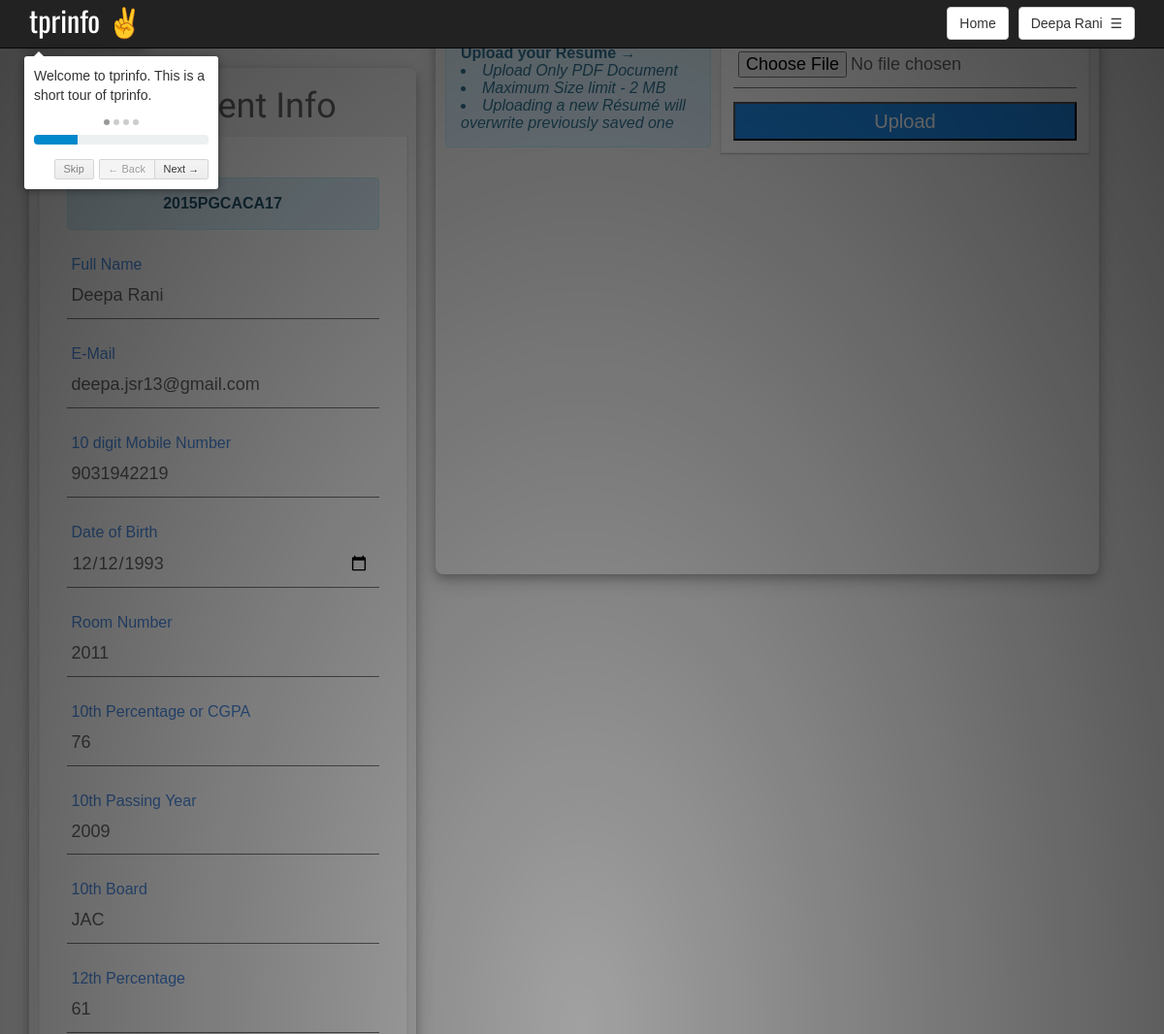
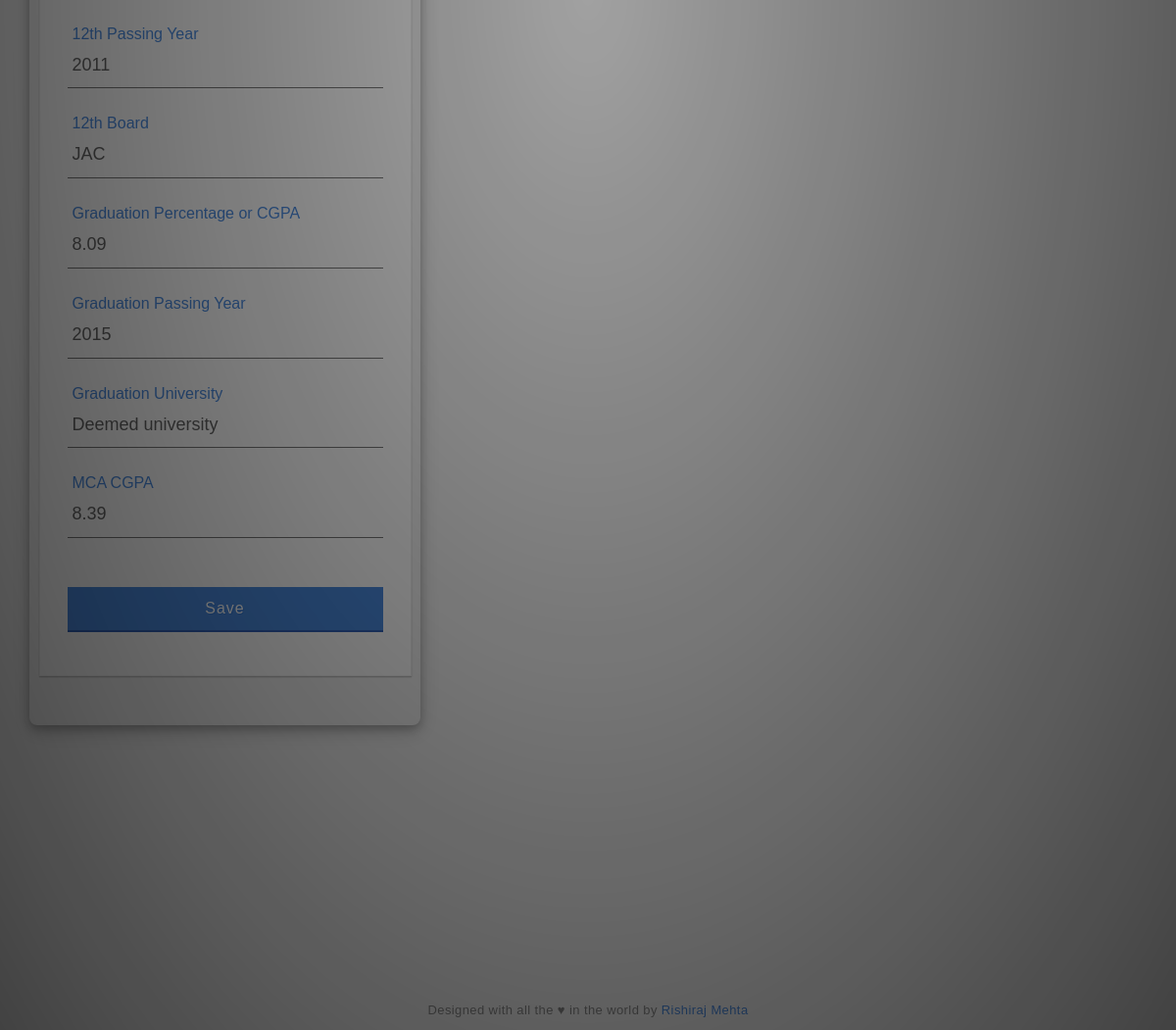
/tprinfo/php/welcome1.php (signed in), run on the app's committed database (2 pictures, top to bottom).
### tables this page shows
CREATE TABLE IF NOT EXISTS `stu_tbl` (
  `username` varchar(12) NOT NULL,
  `password` varchar(500) NOT NULL,
  `name` varchar(50) NOT NULL,
  `email` varchar(50) NOT NULL,
  `phone` varchar(10) NOT NULL,
  `dob` varchar(10) NOT NULL,
  `room` varchar(10) NOT NULL,
  `10per` varchar(5) NOT NULL,
  `10year` varchar(4) NOT NULL,
  `10board` varchar(50) NOT NULL,
  `12per` varchar(5) NOT NULL,
  `12year` varchar(4) NOT NULL,
  `12board` varchar(50) NOT NULL,
  `gradper` varchar(5) NOT NULL,
  `gradyear` varchar(4) NOT NULL,
  `graduni` varchar(50) NOT NULL,
  `mcacgpa` varchar(5) NOT NULL,
  `year` int(2) NOT NULL,
  `lastupdated` varchar(100) NOT NULL,
  PRIMARY KEY (`username`)
);

### tprinfo/php/welcome1.php (the view, shortened to what this page needs)
<?php
include("connection.php");
$id=$_SESSION['id'];
$name=$_SESSION['name'];
$stmt1 = $pdo->prepare("SELECT * from stu_tbl WHERE username = :id");
$stmt1->execute(array(':id' => $id));
$result1=$stmt1->fetch(PDO::FETCH_ASSOC);
?>
<html>
<head>
	<link href="../css/bootstrap.min.css" rel="stylesheet">
	<link href="../css/introjs.min.css" rel="stylesheet">
	<link href="../css/style.css" rel="stylesheet">
</head>
<body class="customscrollbar" onload="introJs().setOption('showProgress', true).start();">
<nav class="navbar navbar-inverse navbar-fixed-top">
  <div class="container">
  	<a data-step="1" data-intro="Welcome to tprinfo. This is a short tour of tprinfo." data-position='bottom' style="color:white; font-size:30px; font-family:Oswald, sans-serif;">tprinfo &#9996;</a>
		<div class="btn-group pull-right" style=" margin-top:7px;">
		      <button data-step="5" data-intro="These are pull-down links." data-position='bottom' type="button" data-toggle="dropdown" class="btn btn-default dropdown-toggle" aria-haspopup="true" aria-expanded="false"><?php echo $name;?>&nbsp;&nbsp;&#9776;</button>
		</div>
	<a onclick="window.location.reload();" class="btn btn-default pull-right" style="margin-right:10px; margin-top:7px;">Home</a>
  </div>
</nav>
<link rel="stylesheet" href="../css/index_style.css">
<div class="container">
	<div class="customscrollbar" id="stuinfodiv" data-step="2" data-intro="This section shows all your details we have with us. Keep it updated at all times." data-position='right'>
		<h1 style="text-align: center; font-family: 'Pavanam', sans-serif;"">&#9998; Student Info</h1>
		<form  style="margin-top: 10px;">
		<div class="group">
		    <div class="alert alert-info" role="alert">
			  <center><a class="alert-link" style="font-size: 16px;"><?php if(isset($_SESSION['id'])) echo $result1['username'];?></a></center>
			</div>
		  </div>
		  <div class="group">
		    <input type="text" id="name" value="<?php if(isset($_SESSION['id'])) echo $result1['name'];?>"><span class="highlight" ></span><span class="bar"></span>
		    <label>Full Name</label>
		  </div>
		  <div class="group">
		    <input type="email" id="email" value="<?php if(isset($_SESSION['id'])) echo $result1['email'];?>"><span class="highlight" ></span><span class="bar"></span>
		    <label>E-Mail</label>
		  </div>
		  <div class="group">
		    <input type="text" id="phone" value="<?php if(isset($_SESSION['id'])) echo $result1['phone'];?>"><span class="highlight" ></span><span class="bar"></span>
		    <label>10 digit Mobile Number</label>
		  </div>
		  <div class="group">
		    <input type="date" id="dob" value="<?php if(isset($_SESSION['id'])) echo $result1['dob'];?>"><span class="highlight" ></span><span class="bar"></span>
		    <label>Date of Birth</label>
		  </div>
		  <div class="group">
		    <input type="text" id="room" value="<?php if(isset($_SESSION['id'])) echo $result1['room'];?>"><span class="highlight" ></span><span class="bar"></span>
		    <label>Room Number</label>
		  </div>
		  <div class="group">
		    <input type="text" id="10per" value="<?php if(isset($_SESSION['id'])) echo $result1['10per'];?>"><span class="highlight" ></span><span class="bar"></span>
		    <label>10th Percentage or CGPA</label>
		  </div>
		  <div class="group">
		    <input type="text" id="10year" value="<?php if(isset($_SESSION['id'])) echo $result1['10year'];?>"><span class="highlight" ></span><span class="bar"></span>
		    <label>10th Passing Year</label>
		  </div>
		  <div class="group">
		    <input type="text" id="10board" value="<?php if(isset($_SESSION['id'])) echo $result1['10board'];?>"><span class="highlight" ></span><span class="bar"></span>
		    <label>10th Board</label>
		  </div>
		  <div class="group">
		    <input type="text" id="12per" value="<?php if(isset($_SESSION['id'])) echo $result1['12per'];?>"><span class="highlight" ></span><span class="bar"></span>
		    <label>12th Percentage</label>
		  </div>
		  <div class="group">
		    <input type="text" id="12year" value="<?php if(isset($_SESSION['id'])) echo $result1['12year'];?>"><span class="highlight" ></span><span class="bar"></span>
		    <label>12th Passing Year</label>
		  </div>
		  <div class="group">
		    <input type="text" id="12board" value="<?php if(isset($_SESSION['id'])) echo $result1['12board'];?>"><span class="highlight" ></span><span class="bar"></span>
		    <label>12th Board</label>
		  </div>
		  <div class="group">
		    <input type="text" id="gradper" value="<?php if(isset($_SESSION['id'])) echo $result1['gradper'];?>"><span class="highlight" ></span><span class="bar"></span>
		    <label>Graduation Percentage or CGPA</label>
		  </div>
		  <div class="group">
		    <input type="text" id="gradyear" value="<?php if(isset($_SESSION['id'])) echo $result1['gradyear'];?>"><span class="highlight" ></span><span class="bar"></span>
		    <label>Graduation Passing Year</label>
		  </div>
		  <div class="group">
		    <input type="text" id="graduni" value="<?php if(isset($_SESSION['id'])) echo $result1['graduni'];?>"><span class="highlight" ></span><span class="bar"></span>
		    <label>Graduation University</label>
		  </div>
		  <div class="group">
		    <input type="text" id="mcacgpa" value="<?php if(isset($_SESSION['id'])) echo $result1['mcacgpa'];?>"><span class="highlight" ></span><span class="bar"></span>
		    <label>MCA CGPA</label>
		  </div>
		  <button type="button" class="button buttonBlue" onclick="stuinfo();">Save
		    <div class="ripples buttonRipples"><span class="ripplesCircle"></span></div>
		  </button>
		</form>
	</div>
	<div class= "customscrollbar" id="resumediv" data-step="3" data-intro="This section allows you to upload your Résumé to us. Keep your Résumé updated at all times." data-position='bottom'>
	<table style="width:100%;height:100%">
	<tr><td valign="top">
	<div class="alert alert-info" role="alert" style="margin-left: 10px; margin-top: 10px; margin-right: 10px;">
			  <div style="font-weight: bold;">Upload your Résumé &#8594;</div>
			  <em><li>Upload Only PDF Document</li></em>
			  <em><li>Maximum Size limit - 2 MB</li></em>
			  <em><li>Uploading a new Résumé will overwrite previously saved one</li></em>
			</div>
	</td>
	<td valign="top" style="padding-right: 10px;">
		<form style="margin-right:10px;margin: auto; margin-top: 10px; padding: 1em 1em 1em 1em; font-size: 12px;" class="file" method="post" enctype="multipart/form-data">
		    <input id="resume" name="resume" type="file" required/><br>
		    <button type="button" style="height: 40px; width:100%; background-color: #1E88E5; color: #fff; font-size: 20px;" onclick="resumefunc();">Upload</button>
		</form>
	</td></tr>
	</table>
	</div>
</div>
<footer>
  <p>Designed with all the &#9829; in the world by <a href="https://www.linkedin.com/in/iamrishiraj/" target="_blank">Rishiraj Mehta</a></p>
</footer>
</body>
</html>

### tprinfo/css/style.css (style rules this page uses)
#stuinfodiv { margin-top: 70px; margin-right: 20px; height:82%; width:35%; overflow: auto; border-radius: 8px; box-shadow: 0 4px 8px 0 rgba(0, 0, 0, 0.2), 0 6px 20px 0 rgba(0, 0, 0, 0.19); z-index: -1; float: left; }
#resumediv { margin-top: 20px; margin-left: 20px; height:27%; width:60%; overflow: auto; border-radius: 8px; box-shadow: 0 4px 8px 0 rgba(0, 0, 0, 0.2), 0 6px 20px 0 rgba(0, 0, 0, 0.19); z-index: -1; }

### tprinfo/css/index_style.css (style rules this page uses)
* { box-sizing:border-box; }
body { font-family: Helvetica; background: #eee; -webkit-font-smoothing: antialiased; }
h1, h3 { font-weight: 300; }
h1 { color: #636363; }
form { width: 380px; margin: 4em auto; padding: 3em 2em 2em 2em; background: #fafafa; border: 1px solid #ebebeb; box-shadow: rgba(0,0,0,0.14902) 0px 1px 1px 0px,rgba(0,0,0,0.09804) 0px 1px 2px 0px; }
.group { position: relative; margin-bottom: 45px; }
input { font-size: 18px; padding: 10px 10px 10px 5px; -webkit-appearance: none; display: block; background: #fafafa; color: #636363; width: 100%; border: none; border-radius: 0; border-bottom: 1px solid #757575; }
label { color: #999; font-size: 18px; font-weight: normal; position: absolute; pointer-events: none; left: 5px; top: 10px; -webkit-transition:all 0.2s ease; transition: all 0.2s ease; }
input:focus ~ label, input:valid ~ label { top: -20px; font-size: 16px; color: #4a89dc; }
.highlight { position: absolute; height: 60%; width: 100px; top: 25%; left: 0; pointer-events: none; opacity: 0.5; }
.button { position: relative; display: inline-block; padding: 12px 24px; margin: .3em 0 1em 0; width: 100%; vertical-align: middle; color: #fff; font-size: 16px; line-height: 20px; -webkit-font-smoothing: antialiased; text-align: center; letter-spacing: 1px; background: transparent; border: 0; border-bottom: 2px solid #3160B6; cursor: pointer; -webkit-transition:all 0.15s ease; transition: all 0.15s ease; }
.buttonBlue { background: #4a89dc; text-shadow: 1px 1px 0 rgba(39, 110, 204, .5); }
.ripples { position: absolute; top: 0; left: 0; width: 100%; height: 100%; overflow: hidden; background: transparent; }
footer { position: absolute; right: 0; bottom: 0; left: 0; text-align: center; }
footer p { color: #888; font-size: 13px; letter-spacing: .4px; }
footer a { color: #4a89dc; text-decoration: none; -webkit-transition:all .2s ease; transition: all .2s ease; }

### data on the page
stu_tbl: username "2015PGCACA17", name "Deepa Rani", email "deepa.jsr13@gmail.com", phone "9031942219", dob "12/12/1993", room "2011", 10per "76", 10year "2009", 10board "JAC", 12per "61", 12year "2011", 12board "JAC", gradper "8.09", gradyear "2015", graduni "Deemed university", mcacgpa "8.39"

### other printed values
$name "Deepa Rani"
